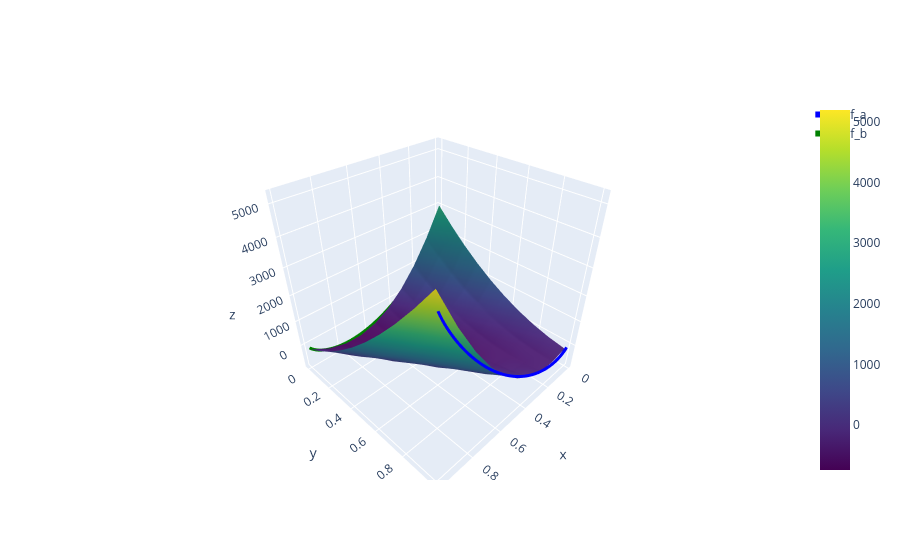

Write notebook code for a chart like this one.
### Code cell
fq3_trace = go.Surface(z=Fq3, x=x_values2, y=x_values2, colorscale='Viridis', name='fq2')
fig = go.Figure(data=[fq3_trace])
# Add a line plot for f_a at Va = 1
fig.add_trace(go.Scatter3d(
    x=x_values,
    y=1+0*x_values,  # Va = 1
    z=Fa,
    mode='lines',
    name='f_a',
    line=dict(color='blue', width=6)
))

# Add a line +
# plot for f_b at Va = 0
fig.add_trace(go.Scatter3d(
    x=x_values,
    y=0*x_values,  # Va = 0
    z=Fb,
    mode='lines',
    name='f_b',
    line=dict(color='green', width=6)
))
fig.show()
